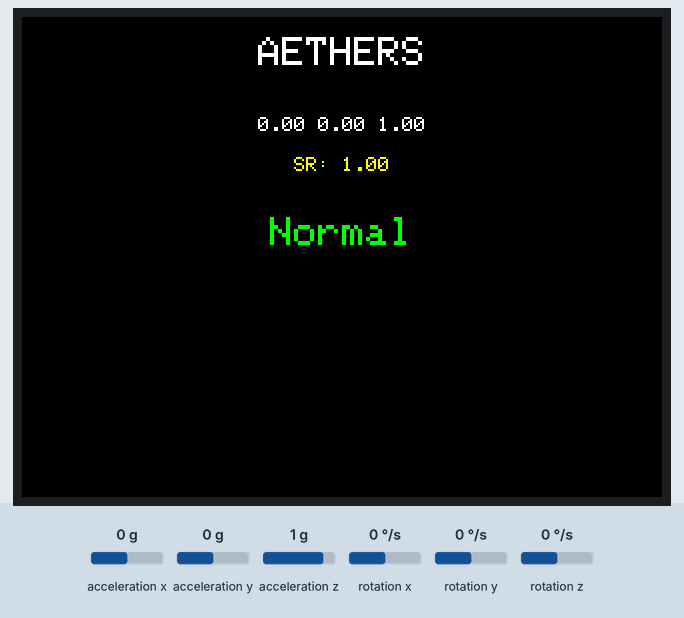
This sketch was run on a simulated ESP32. On the bench: 320×240 colour display. The test bench sets the inputs (shaded band); at power-on: acceleration x 0 g, acceleration y 0 g, acceleration z 1 g, rotation x 0 °/s, rotation y 0 °/s, rotation z 0 °/s. What the sketch prints to the serial monitor is not drawn.

Above: at 3.3 s.
3.4 s: acceleration x set to -1.4 g
At 4.6 s:
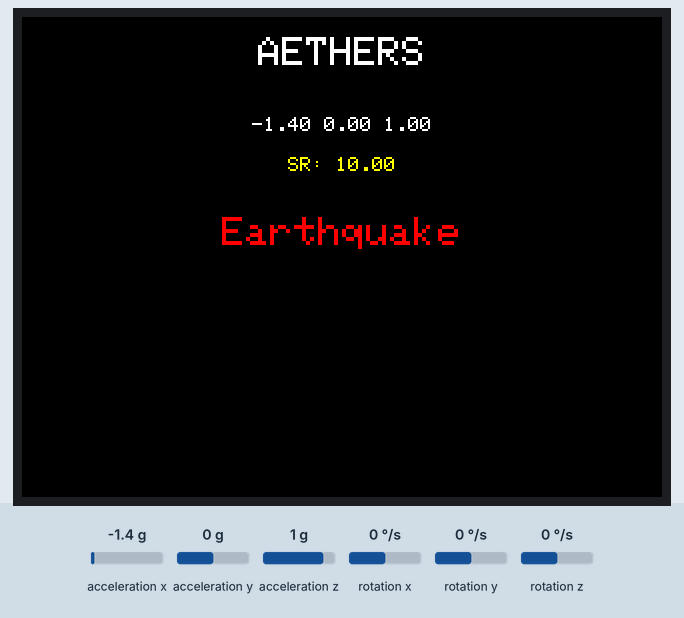
5.1 s: acceleration y set to -1.4 g
At 6.4 s:
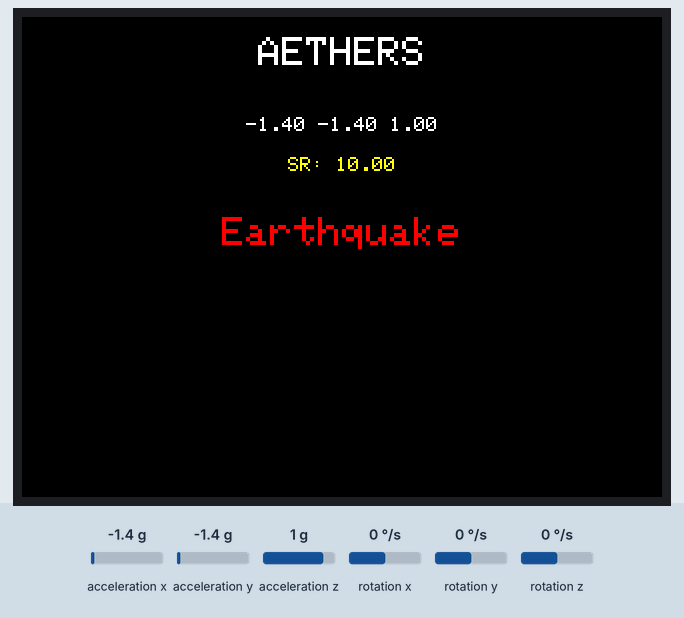
6.8 s: acceleration z set to -1.4 g
At 7.9 s:
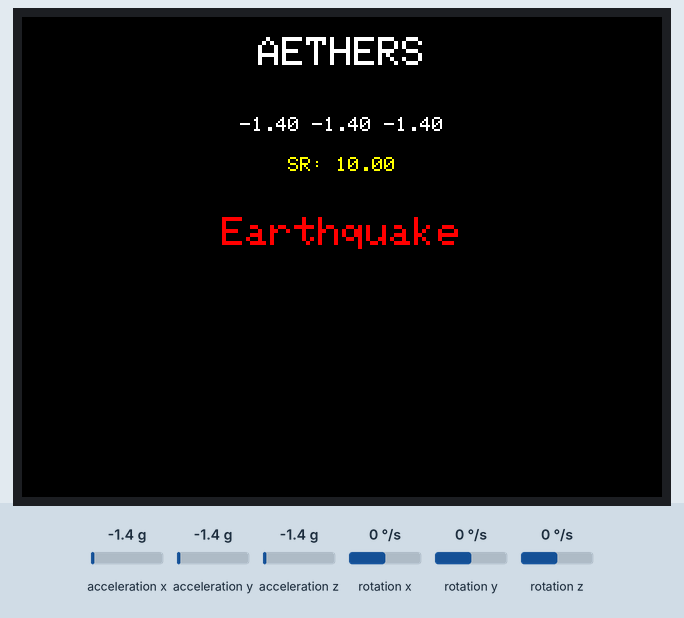
8.6 s: acceleration x set to -0.8 g
10.3 s: acceleration y set to -0.8 g
At 11.2 s:
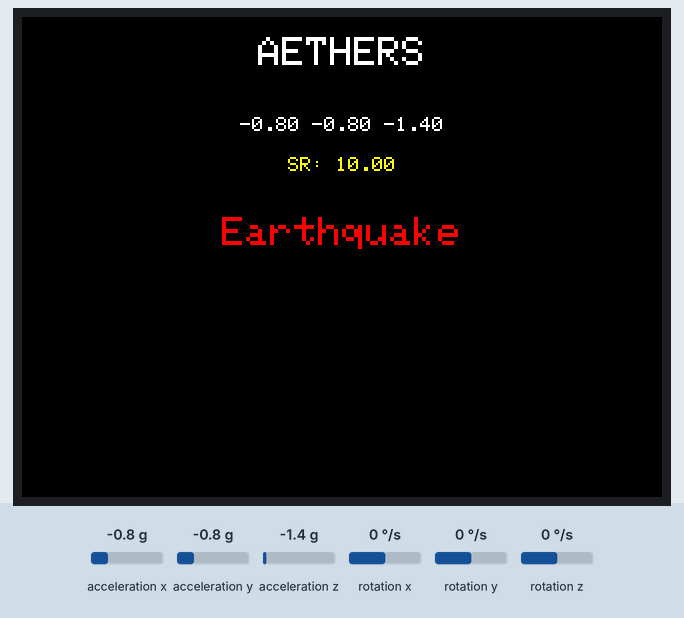
Timing chart, 0 to 13.3 s (numbered marks = the images above; inputs shaded):
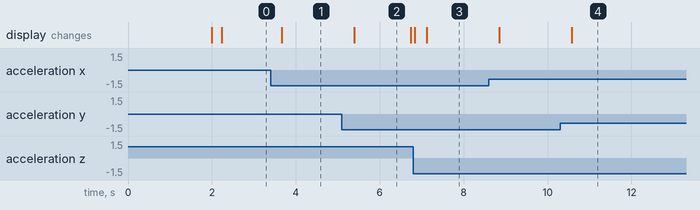

The sketch:

earthquake_detection.ino
```cpp
#include <M5Unified.h>

bool baseline_set = false;
float baseX, baseY, baseZ;

void setup(void)
{
  delay(2000);
  auto cfg            = M5.config();
  cfg.serial_baudrate = 115200;
  M5.begin(cfg);

  M5.Lcd.setTextColor(WHITE, BLACK);
}

void loop(void)
{
  auto imu_update = M5.Imu.update();
  if (imu_update)
  {
    auto data = M5.Imu.getImuData();

    // Set baseline hanya sekali di awal
    if (!baseline_set) {
      baseX = data.accel.x;
      baseY = data.accel.y;
      baseZ = data.accel.z;
      baseline_set = true;
    }

    // --- Hitung delta akselerasi ---
    float diffX = fabs(data.accel.x - baseX);
    float diffY = fabs(data.accel.y - baseY);
    float diffZ = fabs(data.accel.z - baseZ);

    // Magnitudo delta (total perubahan akselerasi)
    float diffTotal = sqrt(diffX*diffX + diffY*diffY + diffZ*diffZ);

    float faktor = 1.2;   // bisa diubah sesuai eksperimen
    float SR = pow(10, diffTotal * faktor);

    // Batasi agar tidak lebih dari 10
    if (SR > 10.0) SR = 10.0;


    M5.Lcd.fillScreen(BLACK);
    M5.Lcd.setTextColor(WHITE, BLACK);

    // --- Judul AETHERS ---
    M5.Lcd.setTextSize(2);            // Font lebih besar
    M5.Lcd.setTextDatum(TC_DATUM);    // Top Center
    M5.Lcd.drawString("AETHERS", M5.Lcd.width()/2, 10);

    // --- Data IMU ---
    char buf[64];
    sprintf(buf, "%0.2f %0.2f %0.2f", data.accel.x, data.accel.y, data.accel.z);
    Serial.printf("%f,%f,%f\r\n", data.accel.x, data.accel.y, data.accel.z);
    M5.Lcd.setTextSize(1);
    M5.Lcd.setTextDatum(TC_DATUM);
    M5.Lcd.drawString(buf, M5.Lcd.width()/2, 50);

    // --- Tampilkan SR ---
    char bufSR[32];
    sprintf(bufSR, "SR: %.2f", SR);
    M5.Lcd.setTextSize(1);
    M5.Lcd.setTextColor(YELLOW, BLACK);
    M5.Lcd.drawString(bufSR, M5.Lcd.width()/2, 70);

    // --- Status Normal / Earthquake ---
    bool earthquake = (SR >= 4);

    if (earthquake) {
      M5.Lcd.setTextSize(2);
      M5.Lcd.setTextColor(RED, BLACK);
      M5.Lcd.drawString("Earthquake", M5.Lcd.width()/2, 100);
    } else {
      M5.Lcd.setTextSize(2);
      M5.Lcd.setTextColor(GREEN, BLACK);
      M5.Lcd.drawString("Normal", M5.Lcd.width()/2, 100);
    }
  }
  delay(200);
}
```

Measured:
- after the input at 3.4 s, the display: changes after 0.27 s (image 1)
- after the input at 5.1 s, the display: changes after 0.29 s (image 2)
- after the input at 6.8 s, the display: first differs from a run without the input after 0.32 s (image 3)
- after the input at 10.3 s, the display: changes after 0.27 s (image 4)
- what the display in image 2 shows lasts 1.3 s, from 5.4 s to 6.7 s
